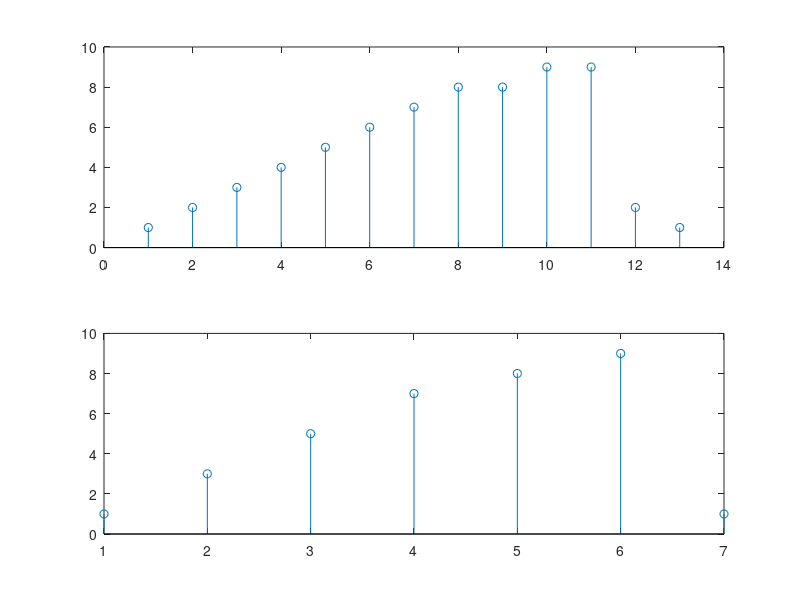

Source code (MATLAB):
% Pankaj Chaudhari
% 107
% TETA07

clc
close all
clear all
% Upsampling
n = 0:10;
x = sin(2*pi*0.12*n)
y = zeros(1, 2*length(x));
y([1:2:length(y)]) = x
subplot(211)
stem(n,x)
title(' Input Sequence: ');
xlabel('Time index')
ylabel('Amplitude')
subplot(212);
stem(n,y(1:length(x)));
title('Output Sequence');
xlabel('Time index')
ylabel('Amplitude')
% clf
% n = 0:13;
% x = [1,2,3,4,5,6,7,8,8,9,9,2,1];
% y = upsample(x,2);
% subplot(211)
% stem(x);
% subplot(212)
% stem(y);




%% Down Sampling

clf
n = 0:13;
x = [1,2,3,4,5,6,7,8,8,9,9,2,1]
y = downsample(x,2);
subplot(211)
stem(x);
subplot(212)
stem(y);
